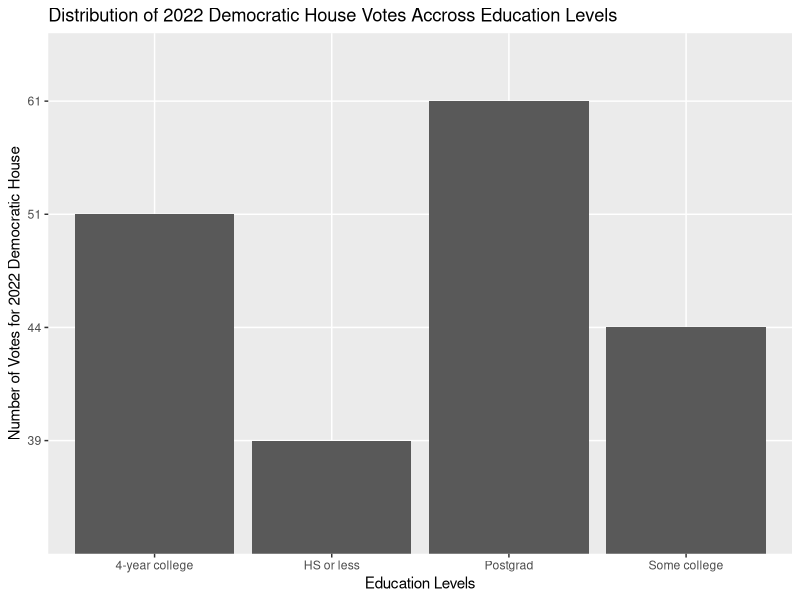

Write the R code that produced this figure.
## ---- chunk 1
library(tidyverse)
library(dplyr)
voting_demographics <- read_csv("2016-2022 Validated Voter Detailed Tables - Sheet 1.csv")
sorted_education1 <- voting_demographics[-c(118:180),]
sorted_education1 <- voting_demographics[-c(4:112),]
sorted_ed <- sorted_education1[-c(9:71),]
sorted_ed <- sorted_ed[,-c(3:40)]
colnames(sorted_ed)[1] <- "Education"
colnames(sorted_ed)[2] <- "2022 Democratic House Vote"
keep <- c(FALSE, FALSE, FALSE, FALSE, TRUE, TRUE, TRUE, TRUE)
sortedfinal <- sorted_ed[keep,]
## ---- chunk 2
install.packages("ggplot2")
library(ggplot2)
twentytwo_house <- sortedfinal |>
ggplot(twentytwo_house,
       mapping = aes(x = Education, y = `2022 Democratic House Vote`)) +
  geom_col() +
  labs(x = "Education Levels", y = "Number of Votes for 2022 Democratic House", title = "Distribution of 2022 Democratic House Votes Accross Education Levels")
print(twentytwo_house)
